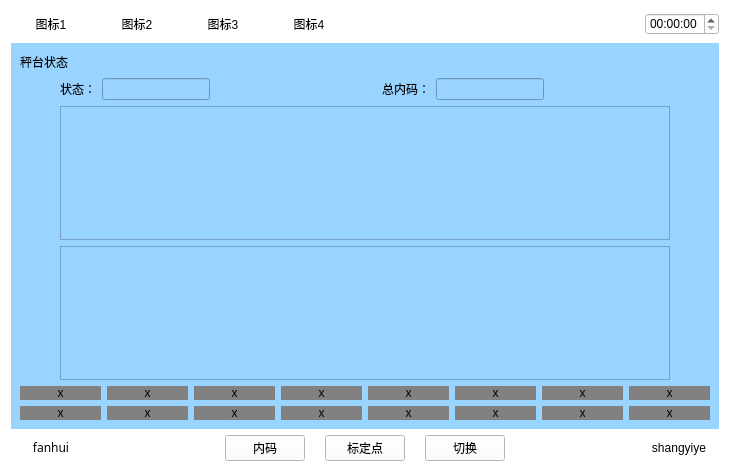
<?xml version="1.0" encoding="UTF-8"?>
<ui version="4.0">
 <class>Chengtaizhuangtai</class>
 <widget class="QWidget" name="Chengtaizhuangtai">
  <property name="geometry">
   <rect>
    <x>0</x>
    <y>0</y>
    <width>730</width>
    <height>472</height>
   </rect>
  </property>
  <property name="windowTitle">
   <string>Form</string>
  </property>
  <property name="styleSheet">
   <string notr="true">background-color: rgb(255, 255, 255);</string>
  </property>
  <layout class="QVBoxLayout" name="verticalLayout_4" stretch="1,5,1">
   <item>
    <layout class="QHBoxLayout" name="horizontalLayout_5">
     <item>
      <widget class="QPushButton" name="pushButton">
       <property name="text">
        <string>图标1</string>
       </property>
       <property name="flat">
        <bool>true</bool>
       </property>
      </widget>
     </item>
     <item>
      <widget class="QPushButton" name="pushButton_2">
       <property name="text">
        <string>图标2</string>
       </property>
       <property name="flat">
        <bool>true</bool>
       </property>
      </widget>
     </item>
     <item>
      <widget class="QPushButton" name="pushButton_3">
       <property name="text">
        <string>图标3</string>
       </property>
       <property name="flat">
        <bool>true</bool>
       </property>
      </widget>
     </item>
     <item>
      <widget class="QPushButton" name="pushButton_4">
       <property name="text">
        <string>图标4</string>
       </property>
       <property name="flat">
        <bool>true</bool>
       </property>
      </widget>
     </item>
     <item>
      <spacer name="horizontalSpacer_4">
       <property name="orientation">
        <enum>Qt::Horizontal</enum>
       </property>
       <property name="sizeHint" stdset="0">
        <size>
         <width>40</width>
         <height>20</height>
        </size>
       </property>
      </spacer>
     </item>
     <item>
      <widget class="QTimeEdit" name="timeEdit_2"/>
     </item>
    </layout>
   </item>
   <item>
    <widget class="QWidget" name="widget" native="true">
     <property name="sizePolicy">
      <sizepolicy hsizetype="Preferred" vsizetype="Preferred">
       <horstretch>0</horstretch>
       <verstretch>0</verstretch>
      </sizepolicy>
     </property>
     <property name="contextMenuPolicy">
      <enum>Qt::DefaultContextMenu</enum>
     </property>
     <property name="styleSheet">
      <string notr="true">background-color: rgb(153, 211, 255);</string>
     </property>
     <layout class="QVBoxLayout" name="verticalLayout_2">
      <item>
       <layout class="QHBoxLayout" name="horizontalLayout">
        <item>
         <widget class="QLabel" name="label">
          <property name="text">
           <string>秤台状态</string>
          </property>
         </widget>
        </item>
        <item>
         <spacer name="horizontalSpacer">
          <property name="orientation">
           <enum>Qt::Horizontal</enum>
          </property>
          <property name="sizeHint" stdset="0">
           <size>
            <width>40</width>
            <height>20</height>
           </size>
          </property>
         </spacer>
        </item>
        <item>
         <layout class="QVBoxLayout" name="verticalLayout"/>
        </item>
       </layout>
      </item>
      <item>
       <layout class="QVBoxLayout" name="verticalLayout_3">
        <item>
         <layout class="QHBoxLayout" name="horizontalLayout_3">
          <item>
           <spacer name="horizontalSpacer_8">
            <property name="orientation">
             <enum>Qt::Horizontal</enum>
            </property>
            <property name="sizeType">
             <enum>QSizePolicy::Preferred</enum>
            </property>
            <property name="sizeHint" stdset="0">
             <size>
              <width>40</width>
              <height>20</height>
             </size>
            </property>
           </spacer>
          </item>
          <item>
           <widget class="QLabel" name="label_2">
            <property name="text">
             <string>状态：</string>
            </property>
           </widget>
          </item>
          <item>
           <widget class="QLineEdit" name="lineEdit">
            <property name="sizePolicy">
             <sizepolicy hsizetype="Preferred" vsizetype="Fixed">
              <horstretch>0</horstretch>
              <verstretch>0</verstretch>
             </sizepolicy>
            </property>
           </widget>
          </item>
          <item>
           <spacer name="horizontalSpacer_5">
            <property name="orientation">
             <enum>Qt::Horizontal</enum>
            </property>
            <property name="sizeHint" stdset="0">
             <size>
              <width>40</width>
              <height>20</height>
             </size>
            </property>
           </spacer>
          </item>
          <item>
           <widget class="QLabel" name="label_3">
            <property name="text">
             <string>总内码：</string>
            </property>
           </widget>
          </item>
          <item>
           <widget class="QLineEdit" name="lineEdit_2">
            <property name="sizePolicy">
             <sizepolicy hsizetype="Preferred" vsizetype="Fixed">
              <horstretch>0</horstretch>
              <verstretch>0</verstretch>
             </sizepolicy>
            </property>
           </widget>
          </item>
          <item>
           <spacer name="horizontalSpacer_6">
            <property name="orientation">
             <enum>Qt::Horizontal</enum>
            </property>
            <property name="sizeHint" stdset="0">
             <size>
              <width>40</width>
              <height>20</height>
             </size>
            </property>
           </spacer>
          </item>
         </layout>
        </item>
        <item>
         <layout class="QHBoxLayout" name="horizontalLayout_4">
          <item>
           <spacer name="horizontalSpacer_9">
            <property name="orientation">
             <enum>Qt::Horizontal</enum>
            </property>
            <property name="sizeType">
             <enum>QSizePolicy::Preferred</enum>
            </property>
            <property name="sizeHint" stdset="0">
             <size>
              <width>40</width>
              <height>20</height>
             </size>
            </property>
           </spacer>
          </item>
          <item>
           <widget class="QListView" name="listView"/>
          </item>
          <item>
           <spacer name="horizontalSpacer_7">
            <property name="orientation">
             <enum>Qt::Horizontal</enum>
            </property>
            <property name="sizeType">
             <enum>QSizePolicy::Preferred</enum>
            </property>
            <property name="sizeHint" stdset="0">
             <size>
              <width>40</width>
              <height>20</height>
             </size>
            </property>
           </spacer>
          </item>
         </layout>
        </item>
        <item>
         <layout class="QHBoxLayout" name="horizontalLayout_6" stretch="0,0,0">
          <item>
           <spacer name="horizontalSpacer_10">
            <property name="orientation">
             <enum>Qt::Horizontal</enum>
            </property>
            <property name="sizeType">
             <enum>QSizePolicy::Preferred</enum>
            </property>
            <property name="sizeHint" stdset="0">
             <size>
              <width>40</width>
              <height>20</height>
             </size>
            </property>
           </spacer>
          </item>
          <item>
           <widget class="QListView" name="listView_2"/>
          </item>
          <item>
           <spacer name="horizontalSpacer_11">
            <property name="orientation">
             <enum>Qt::Horizontal</enum>
            </property>
            <property name="sizeType">
             <enum>QSizePolicy::Preferred</enum>
            </property>
            <property name="sizeHint" stdset="0">
             <size>
              <width>40</width>
              <height>20</height>
             </size>
            </property>
           </spacer>
          </item>
         </layout>
        </item>
       </layout>
      </item>
      <item>
       <layout class="QGridLayout" name="gridLayout">
        <item row="0" column="0">
         <widget class="QLabel" name="label_4">
          <property name="styleSheet">
           <string notr="true">background-color: rgb(129, 129, 129);</string>
          </property>
          <property name="text">
           <string>x</string>
          </property>
          <property name="alignment">
           <set>Qt::AlignCenter</set>
          </property>
         </widget>
        </item>
        <item row="0" column="1">
         <widget class="QLabel" name="label_10">
          <property name="styleSheet">
           <string notr="true">background-color: rgb(129, 129, 129);</string>
          </property>
          <property name="text">
           <string>x</string>
          </property>
          <property name="alignment">
           <set>Qt::AlignCenter</set>
          </property>
         </widget>
        </item>
        <item row="0" column="2">
         <widget class="QLabel" name="label_11">
          <property name="styleSheet">
           <string notr="true">background-color: rgb(129, 129, 129);</string>
          </property>
          <property name="text">
           <string>x</string>
          </property>
          <property name="alignment">
           <set>Qt::AlignCenter</set>
          </property>
         </widget>
        </item>
        <item row="0" column="3">
         <widget class="QLabel" name="label_12">
          <property name="styleSheet">
           <string notr="true">background-color: rgb(129, 129, 129);</string>
          </property>
          <property name="text">
           <string>x</string>
          </property>
          <property name="alignment">
           <set>Qt::AlignCenter</set>
          </property>
         </widget>
        </item>
        <item row="0" column="4">
         <widget class="QLabel" name="label_13">
          <property name="styleSheet">
           <string notr="true">background-color: rgb(129, 129, 129);</string>
          </property>
          <property name="text">
           <string>x</string>
          </property>
          <property name="alignment">
           <set>Qt::AlignCenter</set>
          </property>
         </widget>
        </item>
        <item row="0" column="5">
         <widget class="QLabel" name="label_14">
          <property name="styleSheet">
           <string notr="true">background-color: rgb(129, 129, 129);</string>
          </property>
          <property name="text">
           <string>x</string>
          </property>
          <property name="alignment">
           <set>Qt::AlignCenter</set>
          </property>
         </widget>
        </item>
        <item row="0" column="6">
         <widget class="QLabel" name="label_15">
          <property name="styleSheet">
           <string notr="true">background-color: rgb(129, 129, 129);</string>
          </property>
          <property name="text">
           <string>x</string>
          </property>
          <property name="alignment">
           <set>Qt::AlignCenter</set>
          </property>
         </widget>
        </item>
        <item row="0" column="7">
         <widget class="QLabel" name="label_16">
          <property name="styleSheet">
           <string notr="true">background-color: rgb(129, 129, 129);</string>
          </property>
          <property name="text">
           <string>x</string>
          </property>
          <property name="alignment">
           <set>Qt::AlignCenter</set>
          </property>
         </widget>
        </item>
        <item row="1" column="0">
         <widget class="QLabel" name="label_17">
          <property name="styleSheet">
           <string notr="true">background-color: rgb(129, 129, 129);</string>
          </property>
          <property name="text">
           <string>x</string>
          </property>
          <property name="alignment">
           <set>Qt::AlignCenter</set>
          </property>
         </widget>
        </item>
        <item row="1" column="1">
         <widget class="QLabel" name="label_19">
          <property name="styleSheet">
           <string notr="true">background-color: rgb(129, 129, 129);</string>
          </property>
          <property name="text">
           <string>x</string>
          </property>
          <property name="alignment">
           <set>Qt::AlignCenter</set>
          </property>
         </widget>
        </item>
        <item row="1" column="2">
         <widget class="QLabel" name="label_24">
          <property name="styleSheet">
           <string notr="true">background-color: rgb(129, 129, 129);</string>
          </property>
          <property name="text">
           <string>x</string>
          </property>
          <property name="alignment">
           <set>Qt::AlignCenter</set>
          </property>
         </widget>
        </item>
        <item row="1" column="3">
         <widget class="QLabel" name="label_20">
          <property name="styleSheet">
           <string notr="true">background-color: rgb(129, 129, 129);</string>
          </property>
          <property name="text">
           <string>x</string>
          </property>
          <property name="alignment">
           <set>Qt::AlignCenter</set>
          </property>
         </widget>
        </item>
        <item row="1" column="4">
         <widget class="QLabel" name="label_23">
          <property name="styleSheet">
           <string notr="true">background-color: rgb(129, 129, 129);</string>
          </property>
          <property name="text">
           <string>x</string>
          </property>
          <property name="alignment">
           <set>Qt::AlignCenter</set>
          </property>
         </widget>
        </item>
        <item row="1" column="5">
         <widget class="QLabel" name="label_21">
          <property name="styleSheet">
           <string notr="true">background-color: rgb(129, 129, 129);</string>
          </property>
          <property name="text">
           <string>x</string>
          </property>
          <property name="alignment">
           <set>Qt::AlignCenter</set>
          </property>
         </widget>
        </item>
        <item row="1" column="6">
         <widget class="QLabel" name="label_22">
          <property name="styleSheet">
           <string notr="true">background-color: rgb(129, 129, 129);</string>
          </property>
          <property name="text">
           <string>x</string>
          </property>
          <property name="alignment">
           <set>Qt::AlignCenter</set>
          </property>
         </widget>
        </item>
        <item row="1" column="7">
         <widget class="QLabel" name="label_18">
          <property name="styleSheet">
           <string notr="true">background-color: rgb(129, 129, 129);</string>
          </property>
          <property name="text">
           <string>x</string>
          </property>
          <property name="alignment">
           <set>Qt::AlignCenter</set>
          </property>
         </widget>
        </item>
       </layout>
      </item>
     </layout>
    </widget>
   </item>
   <item>
    <layout class="QHBoxLayout" name="horizontalLayout_2">
     <property name="spacing">
      <number>20</number>
     </property>
     <item>
      <widget class="QPushButton" name="returnIndex">
       <property name="font">
        <font>
         <family>AR PL UMing TW MBE</family>
        </font>
       </property>
       <property name="text">
        <string>fanhui</string>
       </property>
       <property name="flat">
        <bool>true</bool>
       </property>
      </widget>
     </item>
     <item>
      <spacer name="horizontalSpacer_2">
       <property name="orientation">
        <enum>Qt::Horizontal</enum>
       </property>
       <property name="sizeHint" stdset="0">
        <size>
         <width>40</width>
         <height>20</height>
        </size>
       </property>
      </spacer>
     </item>
     <item>
      <widget class="QPushButton" name="pushButton_6">
       <property name="text">
        <string>内码</string>
       </property>
      </widget>
     </item>
     <item>
      <widget class="QPushButton" name="save">
       <property name="text">
        <string>标定点</string>
       </property>
      </widget>
     </item>
     <item>
      <widget class="QPushButton" name="pushButton_5">
       <property name="text">
        <string>切换</string>
       </property>
      </widget>
     </item>
     <item>
      <spacer name="horizontalSpacer_3">
       <property name="orientation">
        <enum>Qt::Horizontal</enum>
       </property>
       <property name="sizeHint" stdset="0">
        <size>
         <width>40</width>
         <height>20</height>
        </size>
       </property>
      </spacer>
     </item>
     <item>
      <widget class="QPushButton" name="returnPage">
       <property name="text">
        <string>shangyiye</string>
       </property>
       <property name="flat">
        <bool>true</bool>
       </property>
      </widget>
     </item>
    </layout>
   </item>
  </layout>
 </widget>
 <resources/>
 <connections/>
</ui>
